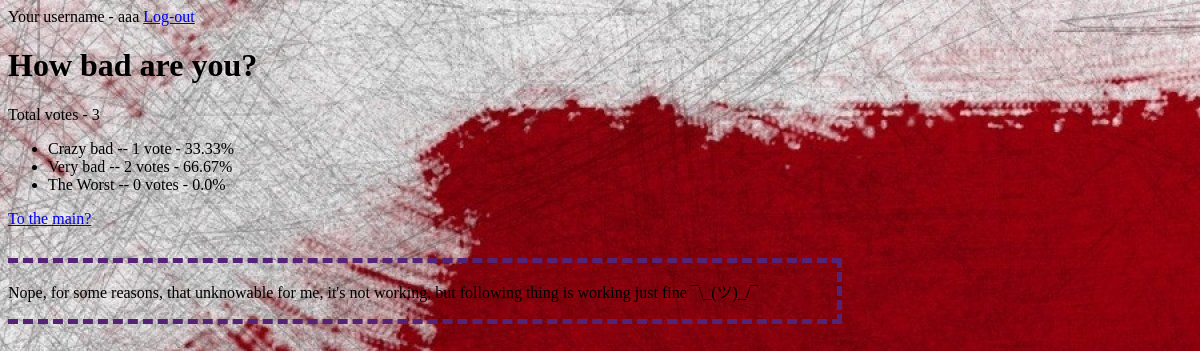
Page /polls/3/results/ (signed in) on the earlier database version.
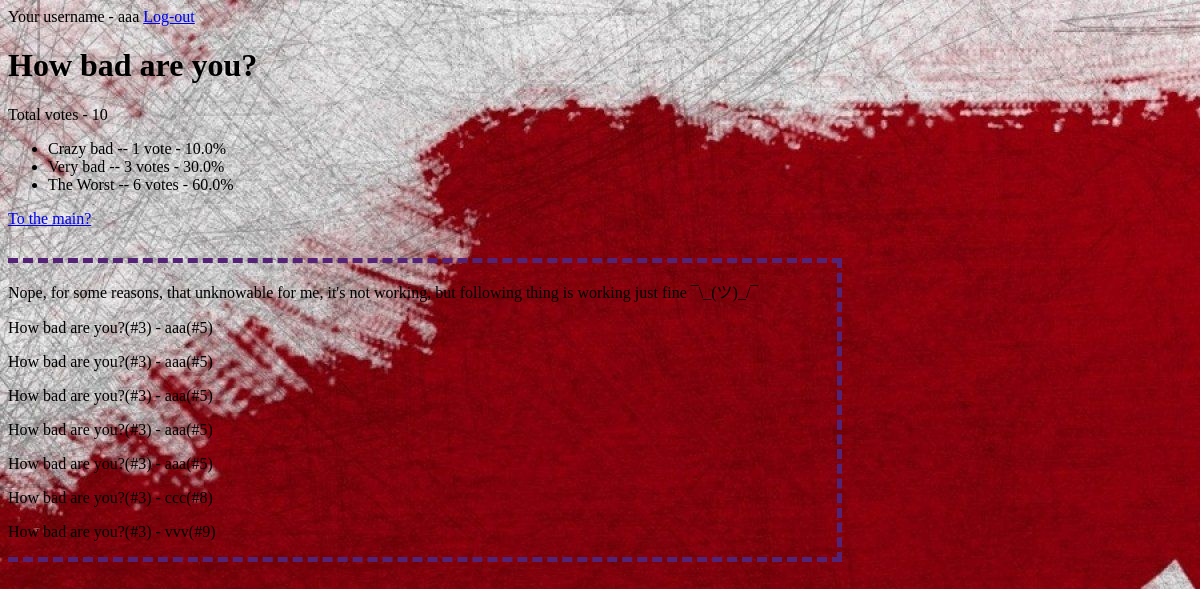
Same page on the later database version.
### polls/models.py (models this page shows, shortened)
class Question(models.Model):
    question_text = models.CharField(max_length=200)
    pub_date = models.DateTimeField('date published')
    short_desc = models.CharField(max_length=200, null=True)
    long_desc = models.CharField(max_length=500, null=True)
    total_votes = models.IntegerField(default=0)
    def showable(self):
        return timezone.now() - self.pub_date < datetime.timedelta(days=1)
    def was_published_recently(self):
        now = timezone.now()
        return now - datetime.timedelta(days=1) <= self.pub_date <= now
    was_published_recently.admin_order_field = 'pub_date'
    was_published_recently.boolean = True
    was_published_recently.short_description = 'Published recently?'
    def __str__(self):
        return self.question_text

class Choice(models.Model):
    question = models.ForeignKey(Question, on_delete=models.CASCADE)
    choice_text = models.CharField(max_length=200)
    votes = models.IntegerField(default=0)
    percent = models.FloatField(default=0)

class Voted(models.Model):
    question = models.ForeignKey(Question, on_delete=models.CASCADE)
    user = models.ForeignKey(User, on_delete=models.CASCADE)

### polls/views.py (the view)
# urls.py: path('<int:pk>/results/', views.ResultsView.as_view(), name='results'),
class ResultsView(LoginRequiredMixin, generic.DetailView):
    login_url = '/polls/login/'
    model = Question
    template_name = 'polls/results.html'

### polls/templates/polls/results.html (shortened to what this page needs)
{% load static %}
<link rel="stylesheet" type="text/css" href="{% static 'polls/style.css' %}">
<p>Your username - {{ user }}  <a href="{% url 'polls:logout_view' %}">Log-out</a></p>
{% if question.showable %}
    <h1>{{ question.question_text }}</h1>
    <p>Total votes - {{ question.total_votes }}</p>
    <ul>
    {% for choice in question.choice_set.all %}
        <li>{{ choice.choice_text }} -- {{ choice.votes }} vote{{ choice.votes|pluralize }} - {{ choice.percent }}%</li>
    {% endfor %}
    </ul>
{% else %}
    <p>This poll is over</p>
{% endif %}
<a href="{% url 'polls:index' %}">To the main?</a>
<div class="proverka">
    {% if user in question.voted_set.all %}
        <p>It's working and now we can make each user vote only one time.</p>
    {% else %}
        <p>Nope, for some reasons, that unknowable for me, it's not working, but following thing is working just fine ¯\_(ツ)_/¯</p>
    {% for voted in question.voted_set.all %}
        <p>{{ voted.question }}(#{{ voted.question.id }}) - {{ voted.user }}(#{{ voted.user.id }})</p>
    {% endfor %}
    {% endif %}
</div>

### polls/static/polls/style.css (style rules this page uses)
.proverka { width: 70%; margin-top: 30px; border-top: 5px dashed #552375; border-right: 5px dashed #552375; border-bottom: 5px dashed #552375; }

Differences in the rows shown:
changed Question "How bad are you?": total_votes "3" → "10"
changed Choice "Crazy bad": percent "33.33" → "10.0"
changed Choice "Very bad": votes "2" → "3"; percent "66.67" → "30.0"
changed Choice "The Worst": votes "0" → "6"; percent "0.0" → "60.0"
added Voted: question "How bad are you?", question.id "3", user "aaa", user.id "5"
added Voted: question "How bad are you?", question.id "3", user "aaa", user.id "5"
added Voted: question "How bad are you?", question.id "3", user "aaa", user.id "5"
added Voted: question "How bad are you?", question.id "3", user "aaa", user.id "5"
added Voted: question "How bad are you?", question.id "3", user "aaa", user.id "5"
added Voted: question "How bad are you?", question.id "3", user "ccc", user.id "8"
added Voted: question "How bad are you?", question.id "3", user "vvv", user.id "9"
